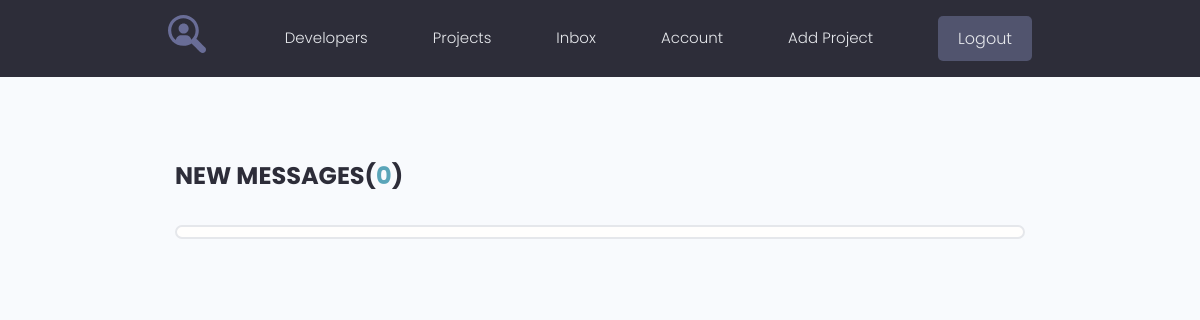
The app's page /users/inbox/ (signed in), older data.
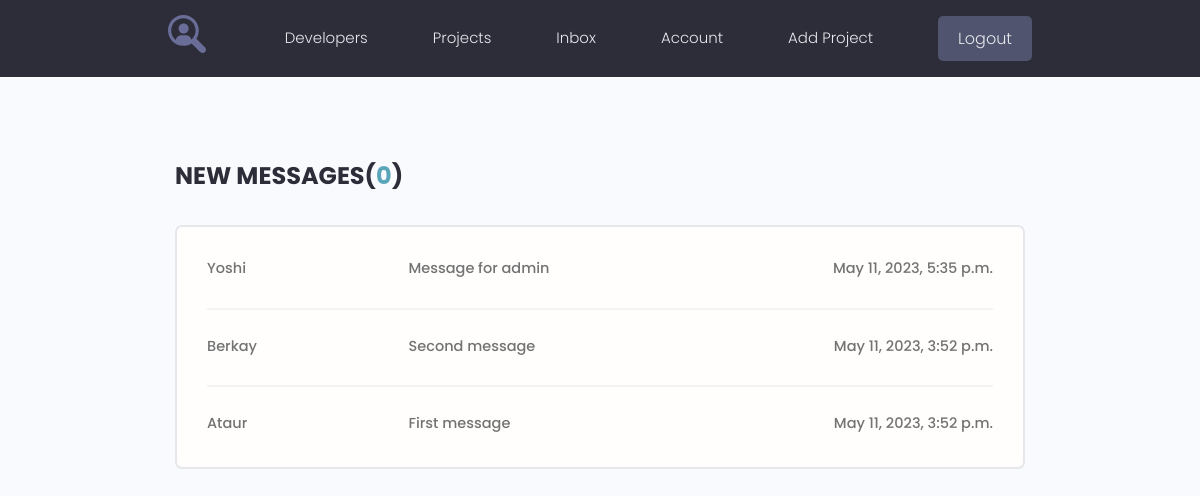
The same page, newer data.
### users/models.py (models this page shows, shortened)
class Message(models.Model):
    sender = models.ForeignKey(Profile, on_delete=models.SET_NULL, null=True, blank=True)
    recipient = models.ForeignKey(Profile, on_delete=models.SET_NULL, null=True, blank=True, related_name='messages')
    name = models.CharField(max_length=200, blank=True, null=True)
    email = models.EmailField(max_length=200)
    subject = models.CharField(max_length=200, null=True, blank=True)
    body = models.TextField()
    is_read = models.BooleanField(default=False)
    created = models.DateTimeField(auto_now_add=True)
    class Meta:
        ordering = ['-is_read', '-created']

### users/views.py (the view)
# urls.py: path('inbox/', views.inbox, name='inbox'),
@login_required(login_url='login')
def inbox(request):
    profile = request.user.profile
    message_requests = profile.messages.all()
    unread_count = message_requests.filter(is_read=False).count()
    context = {'message_requests': message_requests,
               'unread_count': unread_count,
               }
    return render(request, 'users/inbox.html', context)

### users/templates/users/inbox.html
{% extends 'projects/base.html' %}
{% block content %}
  <main class="inbox my-xl">
    <div class="content-box">
      <h3 class="inbox__title">New Messages(<span>{{unread_count}}</span>)</h3>
      <ul class="messages">
        {% for message in message_requests %}
        {% if message.is_read == False %}
         <li class="message message--unread">
        {% else %}
        <li class="message">
        {% endif %}
          <a href="{% url 'message' message.id %}">
            <span class="message__author">{{message.name}}</span>
            <span class="message__subject">{{message.subject}}</span>
            <span class="message__date">{{message.created}}</span>
          </a>
        </li>
        {% endfor %}
      </ul>
    </div>
  </main>
{% endblock %}

Row changes from the older to the newer data that the page shows:
added Message: name "Yoshi", subject "Message for admin", created "May 11, 2023, 5:35 p.m."
added Message: name "Berkay", subject "Second message", created "May 11, 2023, 3:52 p.m."
added Message: name "Ataur", subject "First message", created "May 11, 2023, 3:52 p.m."
